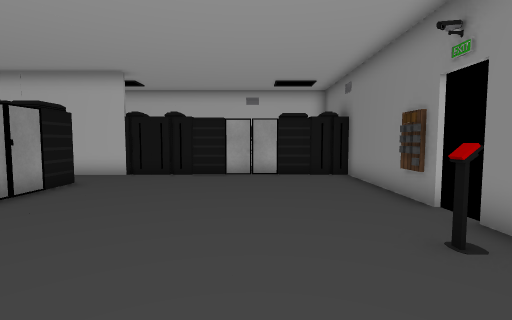
View 1 (above)

16 first-person views from a walk through a scene from a Unity 3-D project. The camera is 1.3 m above the floor, tilts 4° down and sees 85° across. Doors are open. The floor is counted in squares, 1 m on a side. Each view is taken from the middle of a square. On the plan, view 1 faces up. The plan holds only what a view shows up to about 13 squares ahead; the rest is blank. The player is left out. Some surface patterns are stand-ins.

View 2
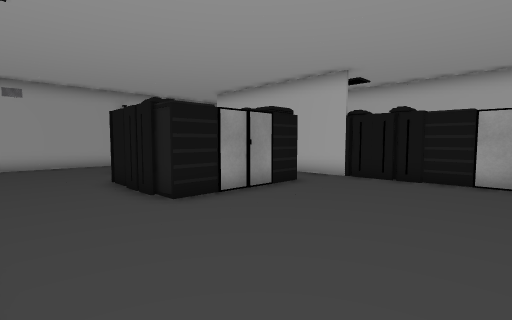

View 3
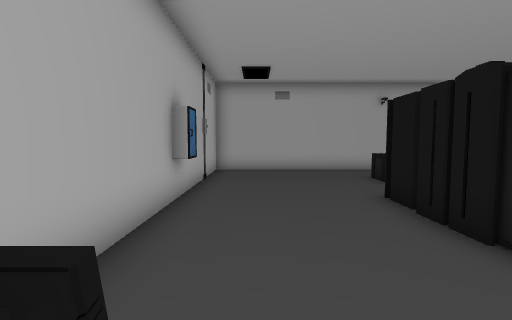

View 4
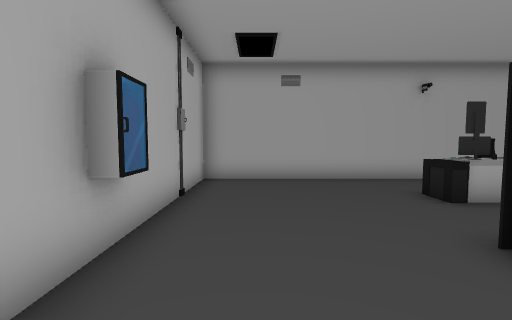

View 5
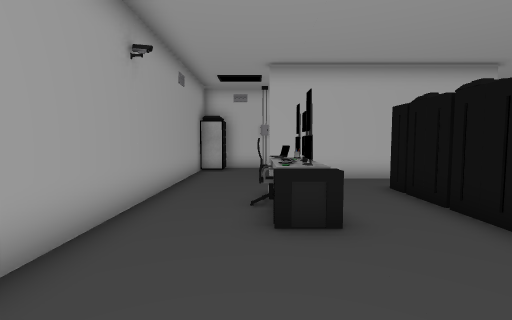

View 6
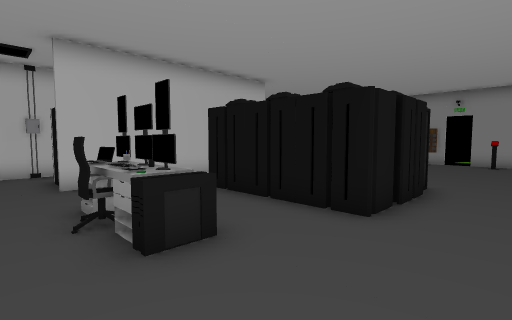

View 7
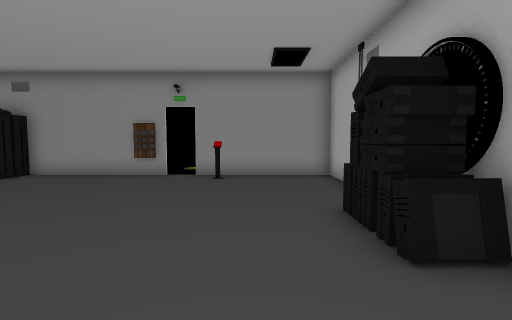

View 8
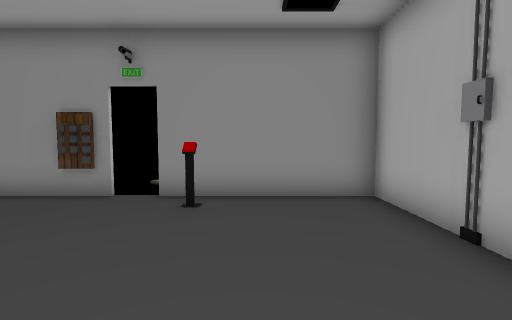

View 9
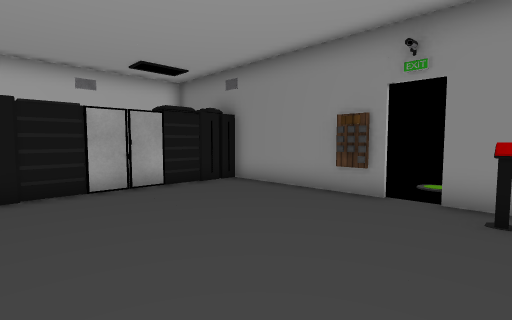

View 10
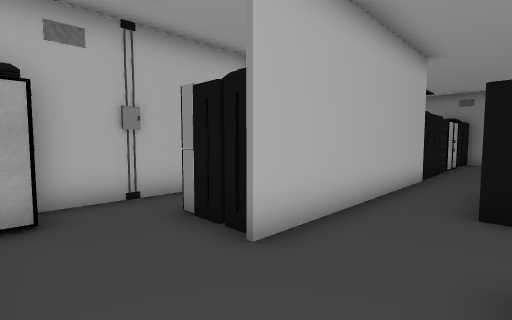

View 11
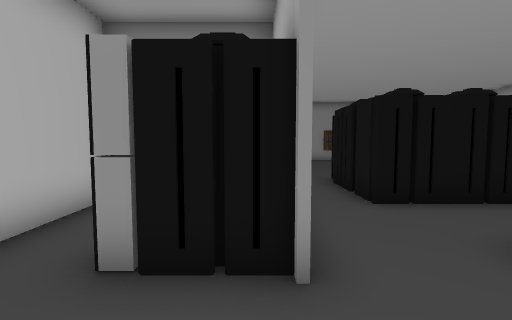

View 12
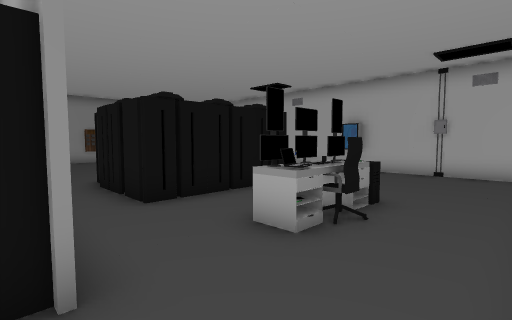

View 13
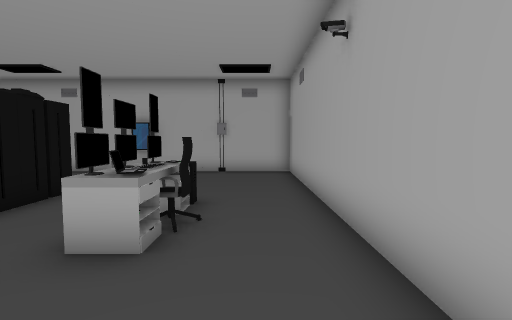

View 14
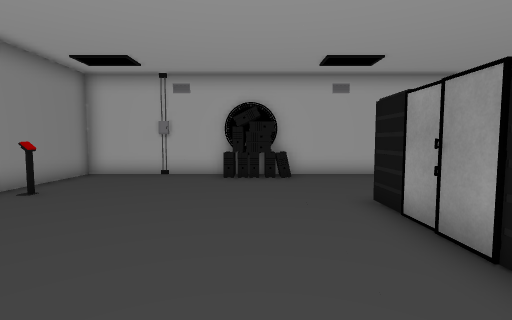

View 15
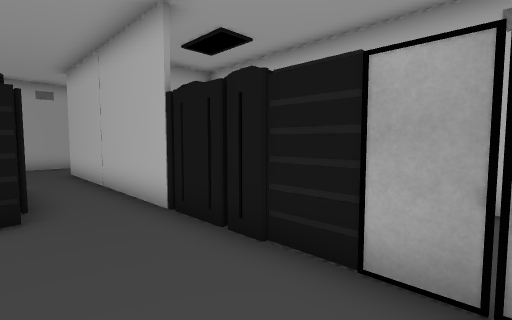

View 16
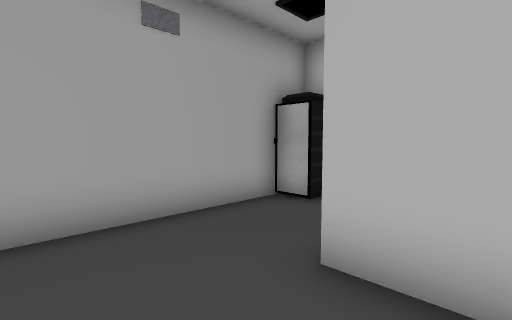

### Floor plan
Points are (right, up) in squares from view 1. A wall is a line through its corners. A room is listed if a view was taken in it or the views show most of it. See-through windows are left out.
Room 1 (views 1, 2, 3, 4, 5, 6, 7, 8, 9, 10, 11, 12, 13, 14, 15, 16)
walls: (-8.4, 10.5) (-10.6, 10.5); (-8.9, 14.3) (-14.4, 14.3); (3.5, 6.4) (3.5, 10.6); (1.3, 14.3) (-0.5, 14.3); (-15.4, 13.1) (-15.4, -0.8) (3.5, -0.8) (3.5, 4.4)
ways out: open door at (3.5, 5)
objects: server (-15, 13) to (-15, 14); other object (-13, 5) to (-12, 5); desk (-13, 6); chair (-13, 7); laptop (-13, 8) to (-12, 8); other object (-12, 6) to (-12, 7); server (-12, 11) to (-11, 12); other object (-12, 12) to (-12, 13); other object (-9, 0); server (-9, 4) to (-8, 5); server (-9, 6) to (-8, 7); server (-9, 8) to (-8, 8); server (-7, 4) to (-6, 5); server (-7, 7); server (-7, 7) to (-6, 8); server (-6, 5) to (-6, 6); server (-5, 11) to (-4, 12); other object (-4, 0) to (-2, 0); server (-3, 11) to (-3, 12); server (-2, 11) to (-1, 12); server (1, 11) to (1, 12); server (2, 11) to (3, 12); other object (3, 6)

Where each view was taken, in squares from view 1:
view 1: 0 up, 0 right, facing up
view 2: 1 up, 0 right, facing up-left
view 3: 1 up, 3 left, facing left
view 4: 1 up, 6 left, facing left
view 5: 1 up, 13 left, facing up
view 6: 2 up, 14 left, facing up-right
view 7: 2 up, 7 left, facing right
view 8: 2 up, 3 left, facing right
view 9: 3 up, 3 left, facing up-right
view 10: 8 up, 15 left, facing up-right
view 11: 11 up, 15 left, facing right
view 12: 11 up, 15 left, facing down-right
view 13: 11 up, 14 left, facing down
view 14: 10 up, 3 left, facing down
view 15: 8 up, 0 right, facing up-left
view 16: 8 up, 11 left, facing up-left
